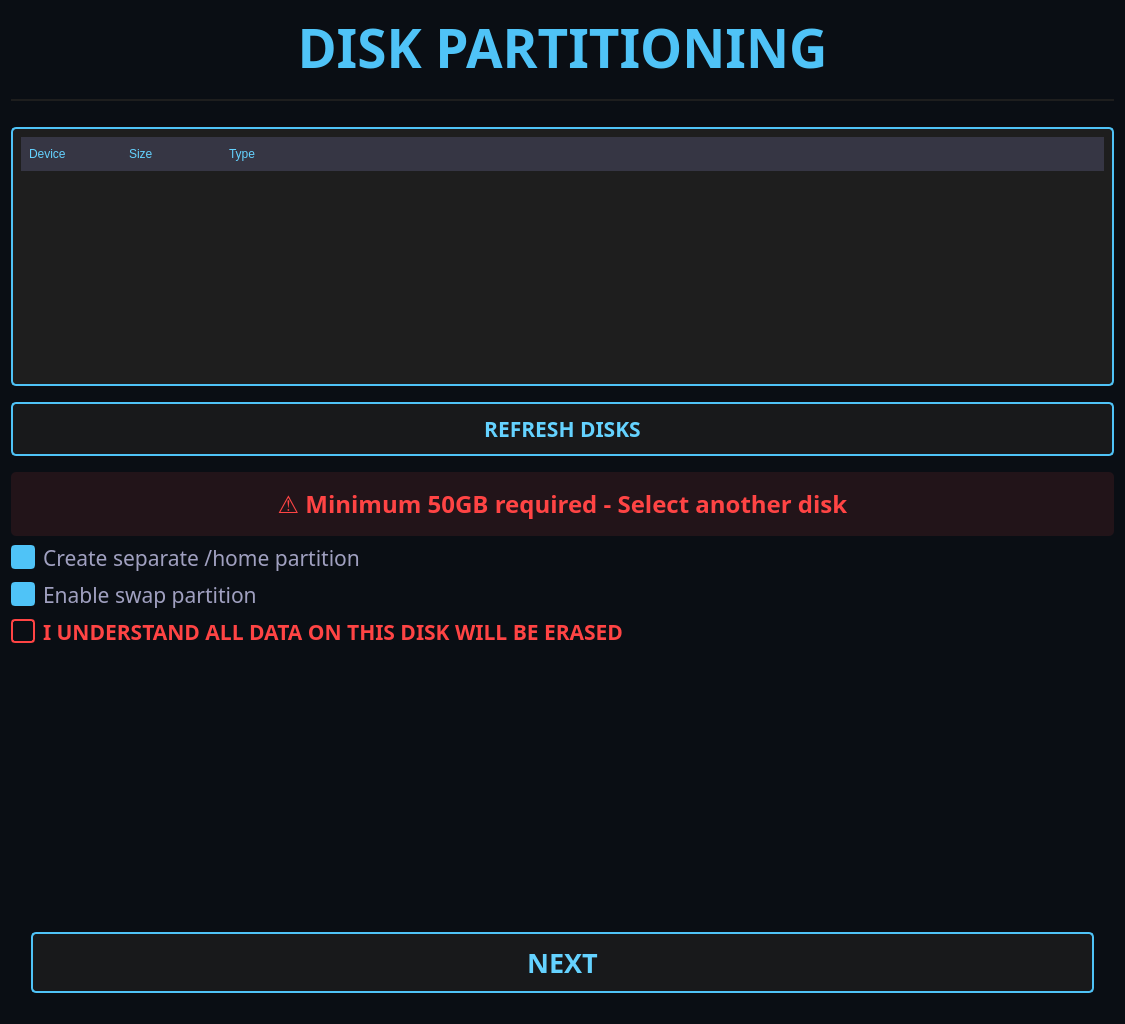
<?xml version="1.0" encoding="UTF-8"?>
<ui version="4.0">
 <class>Partition</class>
 <widget class="QWidget" name="Partition">
  <property name="geometry">
   <rect>
    <x>0</x>
    <y>0</y>
    <width>1125</width>
    <height>1024</height>
   </rect>
  </property>
  <property name="windowTitle">
   <string>Disk Partitioning</string>
  </property>
  <property name="styleSheet">
   <string notr="true">background-color: #0a0e14;</string>
  </property>
  <layout class="QVBoxLayout" name="verticalLayout">
   <item>
    <widget class="QLabel" name="label">
     <property name="font">
      <font>
       <family>SpaceMono Nerd Font</family>
       <pointsize>40</pointsize>
       <bold>true</bold>
      </font>
     </property>
     <property name="styleSheet">
      <string notr="true">color: #4fc3f7;
        padding-bottom: 15px;
        border-bottom: 2px solid #1e1e1e;
        margin-bottom: 20px;</string>
     </property>
     <property name="text">
      <string>DISK PARTITIONING</string>
     </property>
     <property name="alignment">
      <set>Qt::AlignCenter</set>
     </property>
    </widget>
   </item>
   <item>
    <widget class="QTreeWidget" name="diskTreeWidget">
     <property name="font">
      <font>
       <family>SpaceMono Nerd Font</family>
       <pointsize>16</pointsize>
      </font>
     </property>
     <property name="styleSheet">
      <string notr="true">
        QTreeWidget {
          background-color: #1e1e1e;
          color: #ffffff;
          border: 2px solid #4fc3f7;
          border-radius: 5px;
          padding: 8px;
        }
        QHeaderView::section {
          background-color: #363644;
          color: #64d2ff;
          padding: 8px;
          border: none;
        }
        QTreeWidget::item {
          padding: 12px;
          border-bottom: 1px solid #3a3a3a;
        }
        QTreeWidget::item:selected {
          background-color: #4fc3f7;
          color: #000000;
        }
        QScrollBar:vertical {
          background: #1e1e1e;
          width: 10px;
        }
        QScrollBar::handle:vertical {
          background: #4fc3f7;
          min-height: 20px;
          border-radius: 5px;
        }
      </string>
     </property>
     <column>
      <property name="text">
       <string>Device</string>
      </property>
     </column>
     <column>
      <property name="text">
       <string>Size</string>
      </property>
     </column>
     <column>
      <property name="text">
       <string>Type</string>
      </property>
     </column>
    </widget>
   </item>
   <item>
    <widget class="QPushButton" name="refreshButton">
     <property name="font">
      <font>
       <family>SpaceMono Nerd Font</family>
       <pointsize>16</pointsize>
       <bold>true</bold>
      </font>
     </property>
     <property name="styleSheet">
      <string notr="true">
        QPushButton {
          color: #64d2ff;
          background-color: rgba(30, 30, 30, 0.7);
          border: 2px solid #4fc3f7;
          border-radius: 5px;
          padding: 10px 20px;
          margin: 10px 0;
        }
        QPushButton:hover {
          background-color: rgba(79, 195, 247, 0.2);
        }
        QPushButton:pressed {
          background-color: rgba(79, 195, 247, 0.4);
          border-color: #64d2ff;
        }
      </string>
     </property>
     <property name="text">
      <string>REFRESH DISKS</string>
     </property>
    </widget>
   </item>
   <item>
    <widget class="QLabel" name="diskWarningLabel">
     <property name="font">
      <font>
       <family>SpaceMono Nerd Font</family>
       <pointsize>18</pointsize>
       <bold>true</bold>
      </font>
     </property>
     <property name="styleSheet">
      <string notr="true">color: #ff4444; padding: 15px; background-color: rgba(255, 68, 68, 0.1); border-radius: 5px;</string>
     </property>
     <property name="text">
      <string>⚠ Minimum 50GB required - Select another disk</string>
     </property>
     <property name="alignment">
      <set>Qt::AlignCenter</set>
     </property>
    </widget>
   </item>
   <item>
    <widget class="QCheckBox" name="homeCheckBox">
     <property name="font">
      <font>
       <family>SpaceMono Nerd Font</family>
       <pointsize>16</pointsize>
      </font>
     </property>
     <property name="styleSheet">
      <string notr="true">
        QCheckBox {
          color: #a0a0c0;
          spacing: 8px;
        }
        QCheckBox::indicator {
          width: 20px;
          height: 20px;
          border: 2px solid #4fc3f7;
          border-radius: 4px;
        }
        QCheckBox::indicator:checked {
          background-color: #4fc3f7;
        }
      </string>
     </property>
     <property name="text">
      <string>Create separate /home partition</string>
     </property>
     <property name="checked">
      <bool>true</bool>
     </property>
    </widget>
   </item>
   <item>
    <widget class="QCheckBox" name="swapCheckBox">
     <property name="font">
      <font>
       <family>SpaceMono Nerd Font</family>
       <pointsize>16</pointsize>
      </font>
     </property>
     <property name="styleSheet">
      <string notr="true">
        QCheckBox {
          color: #a0a0c0;
          spacing: 8px;
        }
        QCheckBox::indicator {
          width: 20px;
          height: 20px;
          border: 2px solid #4fc3f7;
          border-radius: 4px;
        }
        QCheckBox::indicator:checked {
          background-color: #4fc3f7;
        }
      </string>
     </property>
     <property name="text">
      <string>Enable swap partition</string>
     </property>
     <property name="checked">
      <bool>true</bool>
     </property>
    </widget>
   </item>
   <item>
    <widget class="QCheckBox" name="confirmCheckBox">
     <property name="font">
      <font>
       <family>SpaceMono Nerd Font</family>
       <pointsize>16</pointsize>
       <bold>true</bold>
      </font>
     </property>
     <property name="styleSheet">
      <string notr="true">
        QCheckBox {
          color: #ff4444;
          spacing: 8px;
        }
        QCheckBox::indicator {
          width: 20px;
          height: 20px;
          border: 2px solid #ff4444;
          border-radius: 4px;
        }
        QCheckBox::indicator:checked {
          background-color: #ff4444;
        }
      </string>
     </property>
     <property name="text">
      <string>I UNDERSTAND ALL DATA ON THIS DISK WILL BE ERASED</string>
     </property>
    </widget>
   </item>
   <item>
    <spacer name="verticalSpacer">
     <property name="orientation">
      <enum>Qt::Vertical</enum>
     </property>
     <property name="sizeHint" stdset="0">
      <size>
       <width>20</width>
       <height>40</height>
      </size>
     </property>
    </spacer>
   </item>
   <item>
    <widget class="QPushButton" name="partition_btn">
     <property name="minimumSize">
      <size>
       <width>200</width>
       <height>60</height>
      </size>
     </property>
     <property name="font">
      <font>
       <family>SpaceMono Nerd Font</family>
       <pointsize>20</pointsize>
       <bold>true</bold>
      </font>
     </property>
     <property name="styleSheet">
      <string notr="true">
        QPushButton {
          color: #64d2ff;
          background-color: rgba(30, 30, 30, 0.7);
          border: 2px solid #4fc3f7;
          border-radius: 5px;
          padding: 10px 40px;
          margin: 20px;
        }
        QPushButton:hover {
          background-color: rgba(79, 195, 247, 0.2);
        }
        QPushButton:pressed {
          background-color: rgba(79, 195, 247, 0.4);
          border-color: #64d2ff;
        }
        QPushButton:disabled {
          color: #606060;
          border-color: #606060;
        }
      </string>
     </property>
     <property name="text">
      <string>NEXT</string>
     </property>
    </widget>
   </item>
  </layout>
 </widget>
 <resources/>
 <connections/>
</ui>
